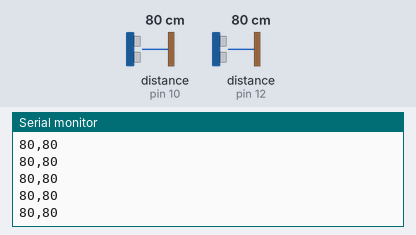
A sketch run on a simulated Arduino Uno, built with avr-gcc and run on an emulated ATmega328P. Parts: the last lines printed to the serial monitor. Wiring (inferred from the names in the program): 2 × ultrasonic range finder: trigger pin 9, echo pin 10 / trigger pin 11, echo pin 12. The inputs (shaded band) are chosen by the test bench; at power-on: distance to the obstacle (sensors on pin 10, pin 12) 80 cm. The echo pulse lasts 58.3 µs per cm.

Above: at 1.2 s.
1.3 s: distance to the obstacle (sensor on pin 10) set to 2 cm
At 1.63 s:
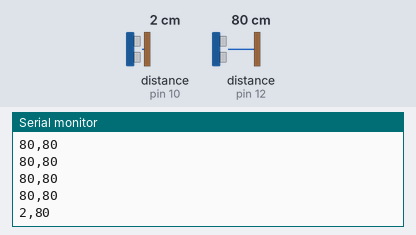
2.8 s: distance to the obstacle (sensor on pin 12) set to 2 cm
At 2.88 s:
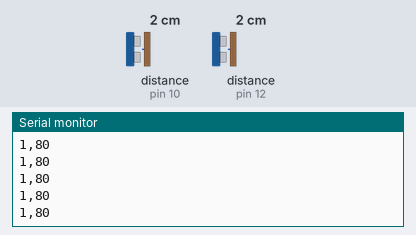
4.3 s: distance to the obstacle (sensor on pin 10) set to 4 cm
At 4.4 s:
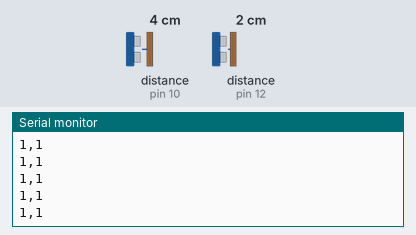
5.8 s: distance to the obstacle (sensor on pin 12) set to 4 cm
At 5.91 s:
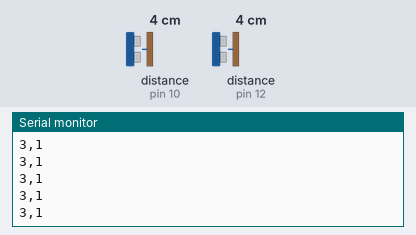
Timing chart, 0 to 8.3 s (numbered marks = the images above; inputs shaded):
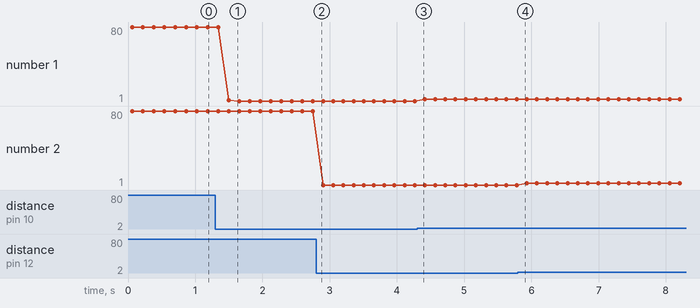

The sketch:

Arduino_Sketch_Program.ino
```cpp
#define TRIG_PIN1 9  // Set the trig pin for sensor 1
#define ECHO_PIN1 10 // Set the echo pin for sensor 1
#define TRIG_PIN2 11 // Set the trig pin for sensor 2
#define ECHO_PIN2 12 // Set the echo pin for sensor 2

long readUltrasonicDistance(int trigPin, int echoPin) {
  digitalWrite(trigPin, LOW);
  delayMicroseconds(2);
  digitalWrite(trigPin, HIGH);
  delayMicroseconds(10);
  digitalWrite(trigPin, LOW);

  long duration = pulseIn(echoPin, HIGH, 30000);  // Timeout after 30 ms to prevent hanging
  if (duration == 0) {
    return -1;  // Return -1 if no signal is received (timeout)
  }

  return duration / 58.0;  // Convert the time to distance (in cm)
}

void setup() {
  Serial.begin(9600);
  pinMode(TRIG_PIN1, OUTPUT);
  pinMode(ECHO_PIN1, INPUT);
  pinMode(TRIG_PIN2, OUTPUT);
  pinMode(ECHO_PIN2, INPUT);
}

void loop() {
  long distance1 = readUltrasonicDistance(TRIG_PIN1, ECHO_PIN1);  // Trigger sensor 1
  delay(50);  // Small delay before triggering the next sensor to avoid interference
  long distance2 = readUltrasonicDistance(TRIG_PIN2, ECHO_PIN2);  // Trigger sensor 2

  if (distance1 == -1) {
    distance1 = 0;  // Set to 0 if sensor 1 times out
  }
  if (distance2 == -1) {
    distance2 = 0;  // Set to 0 if sensor 2 times out
  }

  Serial.print(distance1);
  Serial.print(",");
  Serial.println(distance2);

  delay(100);  // Adjust the delay if needed
}
```

Measured:
- after the input at 1.3 s, the serial monitor: prints a new line after 0.20 s (image 1)
- plotted number 1: 80 → 1 after the input at 1.3 s, 1 → 3 after the input at 4.3 s
